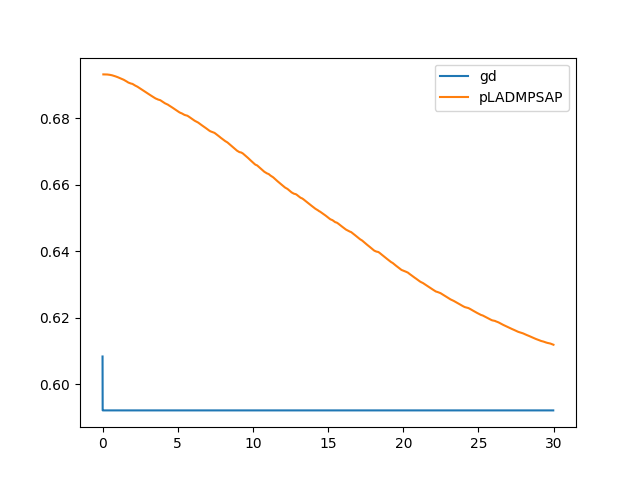

The Python source for this figure:
import numpy as np
import matplotlib.pyplot as plt
import time
import random

np.random.seed(1919810)

max_time = 30.0
max_iter = 1000


class GD:
    def __init__(self, m, n, X, y, w0, alpha, beta):
        self.m = m  # m=1000,n=10000,X(m,n)
        self.n = n
        self.X = X
        self.y = y
        self.w = w0.copy()
        self.alpha = alpha
        self.beta = beta
        self.f_his = []
        self.t_his = []
        self.steps = 0
        self.eta = 0

    def f(self, w):
        return np.sum(np.log(1 + np.exp(-(w @ self.X) * self.y))) / self.n

    def df(self, w):
        return self.X @ (-self.y * (1 - 1 / (np.exp(-(w.T @ self.X) * self.y) + 1))) / self.n

    def line_search(self, x, direction):
        t = 5.0
        cur = self.f(x)
        df = self.df(x)
        while self.f(x + t * direction) > cur + self.alpha * t * np.dot(df, direction):
            t *= self.beta
        return t

    def step(self):
        d = -self.df(self.w)
        t = self.line_search(self.w, d)
        self.w += t*d
        cur = self.f(self.w)
        self.steps += 1
        print("steps:", self.steps)
        print("f:", cur)

    def start(self):
        start = time.time()
        while True:
            self.step()
            end = time.time()
            if end-start > max_time:
                return
            self.t_his.append(end-start)
            self.f_his.append(self.f(self.w))

    def export_data(self, name: str):
        return [name, self.f_his, self.t_his]


class pLADMPSAP:
    def __init__(self, m, n, X, y, w0, beta, eta):
        self.m = m  # m=1000,n=10000,X(m,n)
        self.n = n
        self.X = X
        self.y = y
        self.w0 = w0.copy()
        self.W = None
        self.t0 = None
        self.T = None
        self.tau0 = None
        self.TAU = None
        self.eta0 = eta
        self.ETA = None
        self.f_his = []
        self.t_his = []
        self.steps = 0
        self.beta = beta
        self.LAM = None

    def setParameter(self):
        self.T = np.linalg.norm(self.X, ord=2, axis=0) / (self.n * 4) + 1.0
        self.t0 = 1.0
        self.eta0 = (self.n)**2.5 + 1.0
        self.ETA = (self.n+5.0)*np.ones(self.n)
        self.tau0 = self.t0 + self.beta * self.eta0
        self.TAU = self.T + self.beta * self.ETA
        self.W = np.zeros((self.m, self.n))
        for i in range(self.n):
            self.W[:, i] = self.w0.copy()
        self.LAM = np.zeros((self.m, self.n))

    def f(self, w):
        return np.sum(np.log(1 + np.exp(-(w @ self.X) * self.y))) / self.n

    def df(self, w):
        return self.X @ (-self.y * (1 - 1 / (np.exp(-(w.T @ self.X) * self.y) + 1))) / self.n

    def df_i(self, w, i):
        y = self.y[i]
        return (1 - 1 / (np.exp(-(y*self.X[:, i]) @ w) + 1)) * (-y * self.X[:, i])

    def step(self):
        dLAM = self.LAM.copy()
        w0 = self.w0.copy()
        dw0 = (1 / self.tau0) * np.sum(self.LAM, axis=1)
        self.w0 += dw0
        for i in range(self.n):
            self.W[:, i] -= (1 / self.TAU[i]) * (self.LAM[:, i] + self.df_i(self.W[:, i], i))
            dLAM[:, i] = self.W[:, i] - w0
        self.LAM += self.beta * dLAM
        cur = self.f(self.w0)
        self.steps += 1
        print("steps:", self.steps)
        print("f:", cur)

    def start(self):
        plad.setParameter()
        start = time.time()
        while True:
            self.step()
            end = time.time()
            if end-start >= max_time:
                return
            self.t_his.append(end-start)
            self.f_his.append(self.f(self.w0))

    def export_data(self, name: str):
        return [name, self.f_his, self.t_his]

# f: 0.5921396703288766


class Plot:
    def __init__(self) -> None:
        self.name = []
        self.f = []
        self.t = []

    def recv_data(self, obj):
        self.name.append(obj[0])
        self.f.append(obj[1])
        self.t.append(obj[2])

    def plot(self):
        plt.figure()
        for i in range(len(self.name)):
            print(i)
            plt.plot(self.t[i], self.f[i], label=self.name[i])
        plt.legend()
        plt.savefig("pLADMPSAP.png")
        plt.show()


if __name__ == "__main__":
    X = np.random.randn(100, 500)
    y = np.random.randint(0, 2, size=500) * 2 - 1
    w = np.array([0.0]*100)

    gd = GD(100, 500, X.copy(), y.copy(), w.copy(), 0.4, 0.8)
    gd.start()

    plad = pLADMPSAP(100, 500, X.copy(), y.copy(), w.copy(), 0.001, 0.0001)
    plad.start()

    plot = Plot()
    plot.recv_data(gd.export_data("gd"))
    plot.recv_data(plad.export_data("pLADMPSAP"))
    plot.plot()
